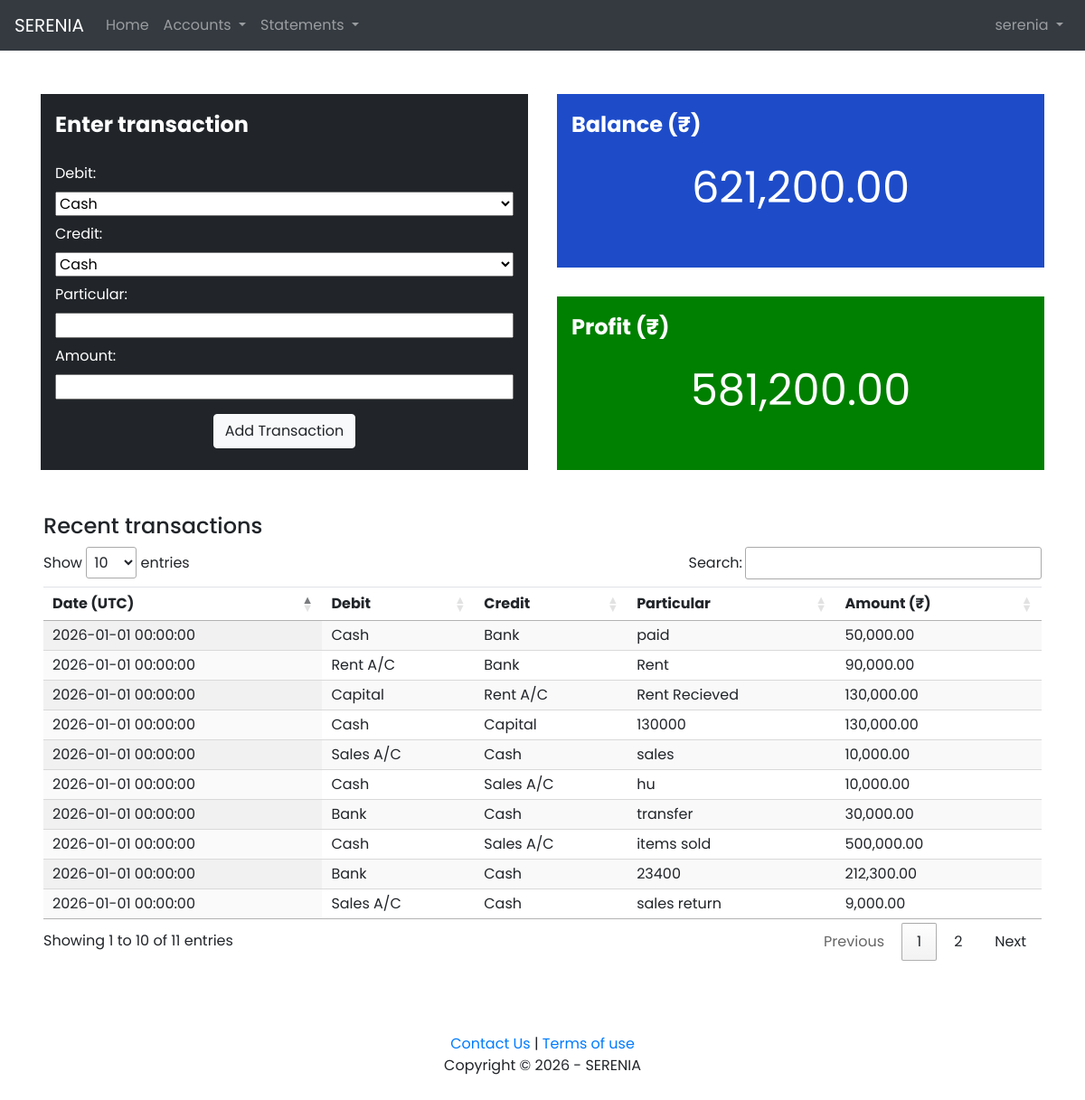
The app's page /home (signed in) with its own data.
### tables this page shows
CREATE TABLE persons (
        id INTEGER,
        name TEXT,
        password TEXT,
        date INTEGER,
        currency TEXT,
        PRIMARY KEY(id)
    );

CREATE TABLE transactions (
        id INTEGER,
        persons_id INTEGER,
        debit_id INTEGER,
        credit_id INTEGER,
        particular TEXT,
        amount REAL,
        date INTEGER,
        PRIMARY KEY(id),
        FOREIGN KEY(persons_id) REFERENCES persons(id),
        FOREIGN KEY(debit_id) REFERENCES accounts(id),
        FOREIGN KEY(credit_id) REFERENCES accounts(id)
    );

CREATE TABLE accounts (
        id INTEGER,
        name TEXT,
        type TEXT,
        subtype TEXT,
        balance REAL,
        persons_id INTEGER,
        dependency INTEGEER,
        deleted INTEGER,
        PRIMARY KEY(id),
        FOREIGN KEY(persons_id) REFERENCES persons(id)
    );

### app.py (the view)
@app.route("/home", methods=["GET", "POST"])
def home():
    if "name" not in session:
        return redirect("/")
    if request.method == "POST":
        person = session["name"]
        debit = request.form.get("debit")
        credit = request.form.get("credit")
        particular = request.form.get("particular")
        amount = request.form.get("amount")
        date = datetime.now().replace(microsecond=0)
        if not debit or not credit or not particular or not amount:
            return redirect("/home")
        if debit == credit:
            return redirect("/home")
        conn = sqlite3.connect(path.join(root, "data.db"))
        db = conn.cursor()
        db.execute("SELECT id FROM persons WHERE name = ?", (person, ))
        id = db.fetchall()[0][0]
        db.execute("SELECT id FROM accounts WHERE persons_id = ? AND name = ?", (id, debit))
        debit_id = db.fetchall()[0][0]
        db.execute("SELECT id FROM accounts WHERE persons_id = ? AND name = ?", (id, credit))
        credit_id = db.fetchall()[0][0]
        db.execute("INSERT INTO transactions (persons_id, debit_id, credit_id, particular, amount, date) VALUES (?, ?, ?, ?, ?, ?)", (id, debit_id, credit_id, particular, amount, date))
        db.execute("SELECT balance FROM accounts WHERE id = ?", (debit_id, ))
        debit_balance = db.fetchall()[0][0]
        db.execute("SELECT balance FROM accounts WHERE id = ?", (credit_id, ))
        credit_balance = db.fetchall()[0][0]
        db.execute("UPDATE accounts SET balance = ? WHERE persons_id = ? AND id = ?", (debit_balance + float(amount), id, debit_id))
        db.execute("UPDATE accounts SET balance = ? WHERE persons_id = ? AND id = ?", (credit_balance - float(amount), id, credit_id))
        conn.commit()
        conn.close()
        return redirect("/home")
    else:
        person = session["name"]
        conn = sqlite3.connect(path.join(root, "data.db"))
        db = conn.cursor()
        db.execute("SELECT name FROM accounts WHERE persons_id = (SELECT id FROM persons WHERE name = ?) AND deleted = 0", (person, ))
        accounts = [item[0] for item in db.fetchall()]
        db.execute('SELECT SUM(balance) FROM accounts WHERE subtype = "cash" AND persons_id = (SELECT id FROM persons WHERE name = ?) AND deleted = 0', (person, ))
        balance = db.fetchall()[0][0]
        db.execute("SELECT currency FROM persons WHERE name = ?", (person, ))
        currency = db.fetchall()[0][0]
        if not balance:
            balance = 0
        if balance > 1000000 or balance < - 1000000:
            balance = tomillion(balance)
        else:
            balance = topty(balance)
        db.execute('SELECT SUM(balance) FROM accounts WHERE type = "INC" AND persons_id = (SELECT id FROM persons WHERE name = ?) AND deleted = 0', (person, ))
        income = db.fetchall()[0][0]
        db.execute('SELECT SUM(balance) FROM accounts WHERE type = "EXP" AND persons_id = (SELECT id FROM persons WHERE name = ?) AND deleted = 0', (person, ))
        expenses = db.fetchall()[0][0]
        if not income:
            income = 0
        if not expenses:
            expenses = 0
        pft = - (income + expenses)
        if pft > 1000000 or pft < - 1000000:
            profit = tomillion(pft)
        else:
            profit = topty(pft)
        transactions = []
        db.execute("SELECT * FROM transactions WHERE persons_id = (SELECT id FROM persons WHERE name = ?)", (person, ))
        history = db.fetchall()
        for item in history:
            date = item[6]
            db.execute("SELECT name FROM accounts WHERE id = ?", (item[2], ))
            debit = db.fetchall()[0][0]
            db.execute("SELECT name FROM accounts WHERE id = ?", (item[3], ))
            credit = db.fetchall()[0][0]
            particular = item[4]
            amount = toabs(item[5])
            transactions.append([date, debit, credit, particular, amount])
        conn.close()
        return render_template("home.html", accounts=accounts, balance=balance, profit=profit, pft=pft, transactions=transactions, currency=currency)

### app.py (called while the page is built)
def toabs(amount):
    return f"{abs(amount):,.2f}"

def topty(amount):
    if amount == 0:
        return "0.00"
    elif amount > 0:
        return f"{amount:,.2f}"
    else:
        return f"({- amount:,.2f})"

### templates/home.html (shortened to what this page needs)
{% extends "layout.html" %}
{% block main %}
    <div class="container">
        <div id="transaction-form">
            <div class="box-title">Enter transaction</div>
            <form class="form-group home-form", method="post">
                <label for="debit" class="home-label">Debit: </label>
                <select name="debit" class="full-width" id="debit">
                    {% for account in accounts %}
                        <option value="{{ account }}">{{ account }}</option>
                    {% endfor %}
                </select>
                <br>
                <label for="credit" class="home-label">Credit: </label>
                <select name="credit" class="full-width" id="credit">
                    {% for account in accounts %}
                        <option value="{{ account }}">{{ account }}</option>
                    {% endfor %}
                </select>
                <br>
                <label for="particular" class="home-label">Particular:</label>
                <input type="text" autocomplete="off" class="full-width" id="particular" name="particular"><br>
                <label for="amount" class="home-label">Amount:</label>
                <input type="number" autocomplete="off" class="full-width" id="amount" name="amount" step=".01"><br>
                <button type="submit" class="btn btn-light transaction-btn" id="add-transaction-btn">Add Transaction</button>
            </form>
        </div>
        <div id="balance">
            <div class="box-title">Balance ({{ currency }})</div>
            <div class="center"><span class="box-info">{{ balance }}</span></div>
        </div>
        {% if pft >= 0 %}
            <div id="profit">
                <div class="box-title">Profit ({{ currency }})</div>
                <div class="center"><span class="box-info">{{ profit }}</span></div>
            </div>
        {% else %}
            <div id="loss">
                <div class="box-title">Loss ({{ currency }})</div>
                <div class="center"><span class="box-info">{{ profit }}</span></div>
            </div>
        {% endif %}
    </div>
    <div class="container2">
        <h2>Recent transactions</h2>
        <div class="overflow">
            <table class="table display" id="table_id">
                <thead>
                    <th scope="col">Date (UTC)</th>
                    <th scope="col">Debit</th>
                    <th scope="col">Credit</th>
                    <th scope="col">Particular</th>
                    <th scope="col">Amount ({{ currency }})</th>
                </thead>
                <tbody>
                {% for transaction in transactions %}
                    <tr>
                        {% for item in transaction %}
                            <td>{{ item }}</td>
                        {% endfor %}
                    </tr>
                {% endfor %}
                </tbody>
            </table>
        </div>
    </div>
{% endblock %}

### templates/layout.html (shortened to what this page needs)
<!DOCTYPE html>
<html lang="en">
    <head>
        <link rel="stylesheet" href="../static/bootstrap.min.css">
        <link rel="stylesheet" type="text/css" href="https://cdn.datatables.net/1.11.0/css/jquery.dataTables.css">
        <link href="../static/styles.css" rel="stylesheet">
    </head>
    <body>
        <nav class="navbar navbar-expand-lg navbar-dark bg-dark">
            <a class="navbar-brand" href="/">SERENIA</a>
            <div class="collapse navbar-collapse" id="navbarNavDropdown">
              {% if session.name %}
                <ul class="navbar-nav mr-auto">
                  <li class="nav-item">
                    <a class="nav-link" href="/home">Home</a>
                  </li>
                  <li class="nav-item dropdown">
                    <a class="nav-link dropdown-toggle" href="#" id="navbarDropdownMenuLink" data-toggle="dropdown" aria-haspopup="true" aria-expanded="false">
                      Accounts
                    </a>
                  </li>
                  <li class="nav-item dropdown">
                    <a class="nav-link dropdown-toggle" href="#" id="navbarDropdownMenuLink" data-toggle="dropdown" aria-haspopup="true" aria-expanded="false">
                      Statements
                    </a>
                  </li>
                </ul>
                <ul class="navbar-nav ml-auto">
                  <li class="nav-item dropdown">
                    <a class="nav-link dropdown-toggle" href="#" id="navbarDropdownMenuLink" data-toggle="dropdown" aria-haspopup="true" aria-expanded="false">
                      {{ session.name }}
                    </a>
                  </li>
                </ul>
              {% else %}
                <ul class="navbar-nav ml-auto">
                  <li class="nav-item">
                    <a class="nav-link" href="/login">Log In</a>
                  </li>
                </ul>
              {% endif %}
            </div>
          </nav>
        <main>{% block main %}{% endblock %}</main>
        <footer>
            <div><a href="mailto:Serenia.contact@gmail.com">Contact Us</a> | <a href="/terms-of-use">Terms of use</a></div>
            <div>Copyright &copy 2026 - SERENIA</div>
        </footer>
    </body>
</html>

### static/styles.css (style rules this page uses)
body { font-family: 'Poppins', sans-serif; font-weight: normal; font-size: 10px; }
nav a { text-align: center; font-size: 1rem; }
footer { text-align: center; margin: 5rem auto; font-size: 1rem; }
@media (min-width:800px) { .container { display: grid; grid-template-columns: 1fr 1fr; grid-template-rows:12rem 12rem; gap: 2rem; margin: 3rem auto; font-size: 1.5rem; overflow-x: auto; } }
@media (min-width:800px) { #transaction-form { background-color: #212529; grid-column: 1; grid-row: 1 / 3; } }
@media (min-width:800px) { #balance { background-color: #1e4cc9; grid-column: 2; grid-row: 1; } }
@media (min-width:800px) { #profit { background-color: green; grid-column: 2; grid-row: 2; } }
.box-info { color: white; font-size: 3rem; margin: 0 auto; padding: 2rem; }
.box-title { color: white; font-weight: bold; margin: 1rem; }
.center { text-align: center; }
.full-width { width: 100% }
.home-form { font-size: 1rem; color: white; margin: 1rem; }
.home-label { margin: 0.5rem 0; }
.transaction-btn { display: flex; margin: 1rem auto; }
input { padding: 0 0.2rem; }
.container2 h2 { font-size: 1.5rem; }
.container2 { margin: 3rem; font-size: 1.5rem; }
table { font-size: 1rem; }
.overflow { overflow-x: auto; }
table td { border-collapse:collapse }
tr { line-height: 1rem; }

### records on screen
persons: name "serenia"
transactions: date "2026-01-01 00:00:00", particular "paid"
accounts: name "Cash"
accounts: name "Bank"
transactions: date "2026-01-01 00:00:00", particular "Rent"
accounts: name "Rent A/C"
transactions: date "2026-01-01 00:00:00", particular "Rent Recieved"
accounts: name "Capital"
transactions: date "2026-01-01 00:00:00", particular "130000"
transactions: date "2026-01-01 00:00:00", particular "sales"
accounts: name "Sales A/C"
transactions: date "2026-01-01 00:00:00", particular "hu"
transactions: date "2026-01-01 00:00:00", particular "transfer"
transactions: date "2026-01-01 00:00:00", particular "items sold"
transactions: date "2026-01-01 00:00:00", particular "23400"
transactions: date "2026-01-01 00:00:00", particular "sales return"

### other values on screen
{{ currency }} "₹"
{{ balance }} "621,200.00"
{{ profit }} "581,200.00"
{{ item }} "50,000.00" "90,000.00" "130,000.00" "130,000.00" "10,000.00" "10,000.00" "30,000.00" "500,000.00" "212,300.00" "9,000.00"
form field debit "Cash"
form field credit "Cash"
